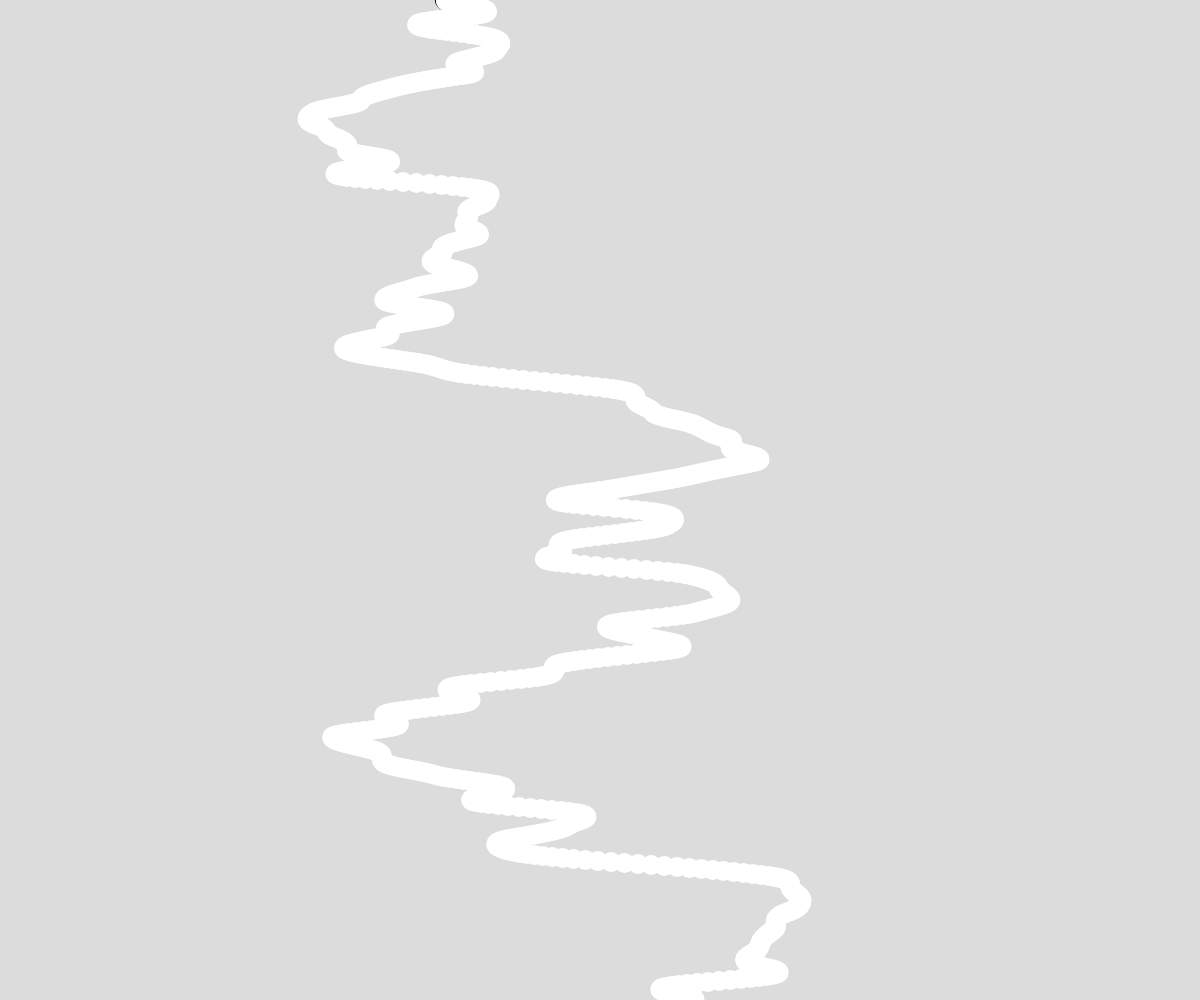
Frame 1 (no input)
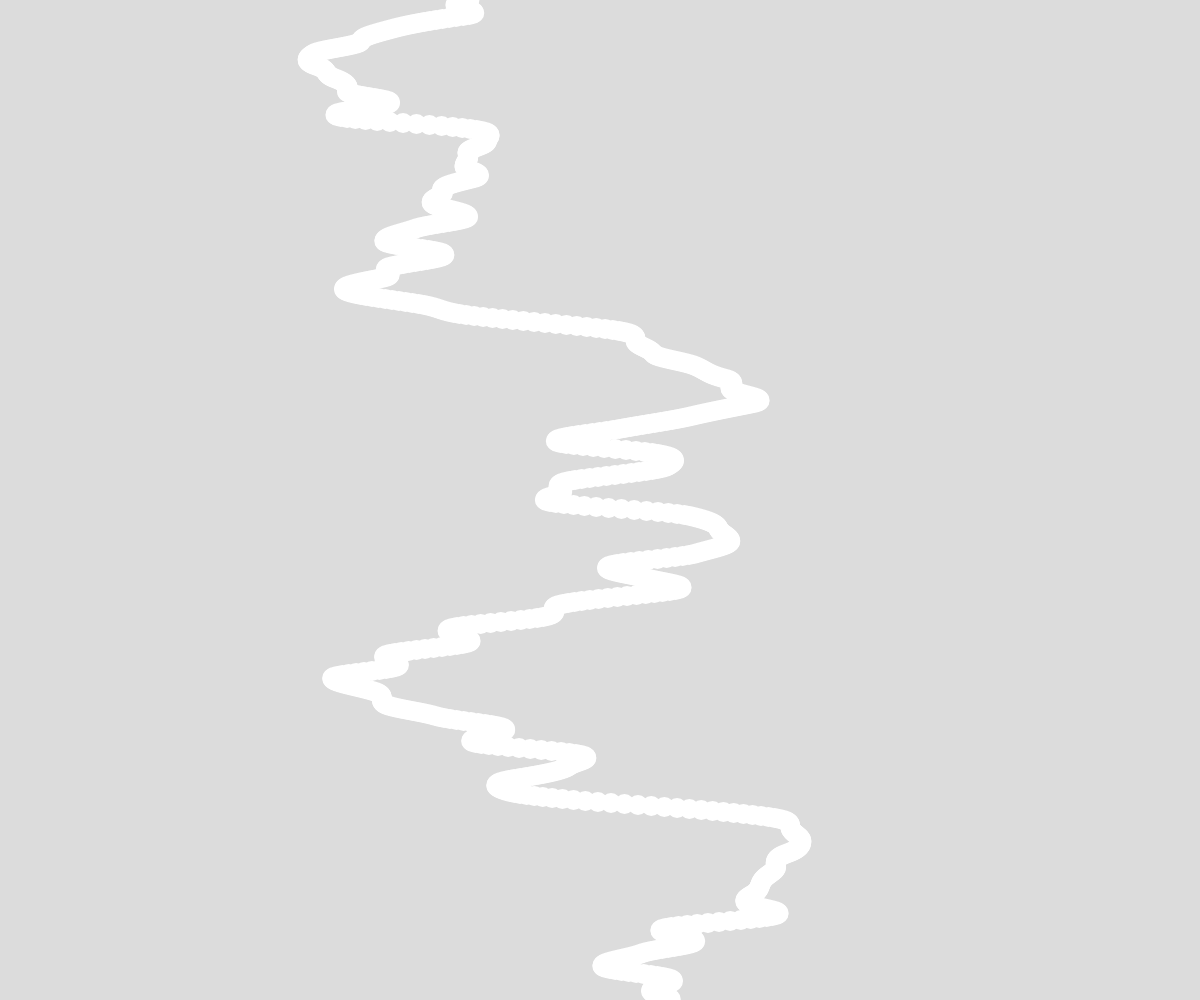
Frame 60 (no input)
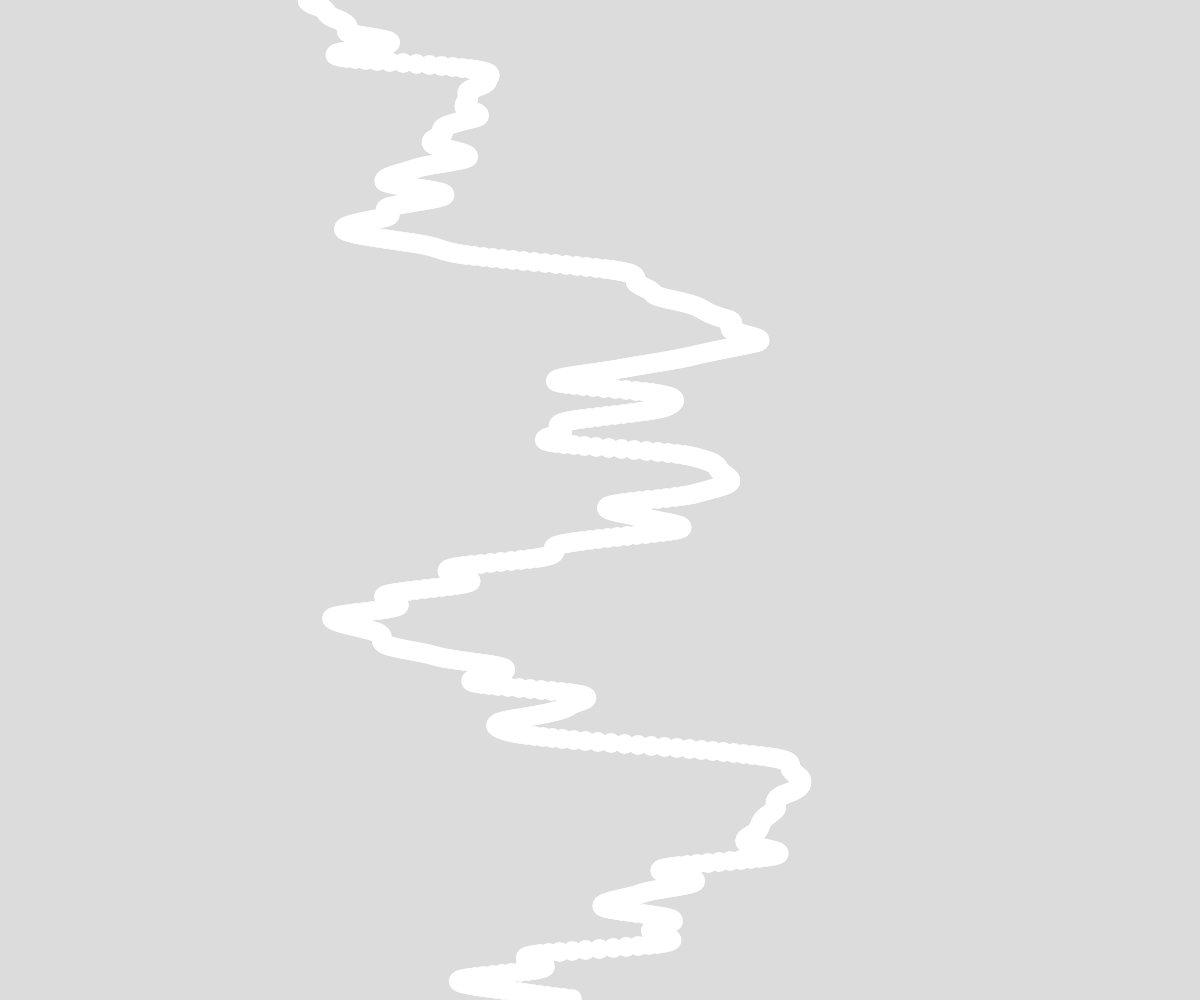
Frame 120 (the mouse pressed at the canvas centre since frame 60)

The p5.js sketch that drew these frames (run headless with seeded random() and noise() and a simulated clock; from frame 60 on, the mouse is pressed at the canvas centre):

// p5.js sketch
// ── sketch.js
// Project Title
// Your Name
// Date
//
// Extra for Experts:
// - describe what you did to take this project "above and beyond"

// global variables
let xTime = 5; let xSpeed = 0.01;
let xStart = xTime;
async function setup() {
  createCanvas(windowWidth, windowHeight);
}

function draw() {
  background(220);
  xTime = xStart;
  xStart += xSpeed;
  tower();
}

function tower() {
  // create a tower with circle of different y position. X position will be randomly selected
  for(let y = 0; y < height; y += 1){
    let x = noise(xTime); // gives value between 0-1
    x = map(x,0,1,0,width);
    xTime += xSpeed;
    fill(x);
    circle(x,y,20);
    noStroke();
  }
}
